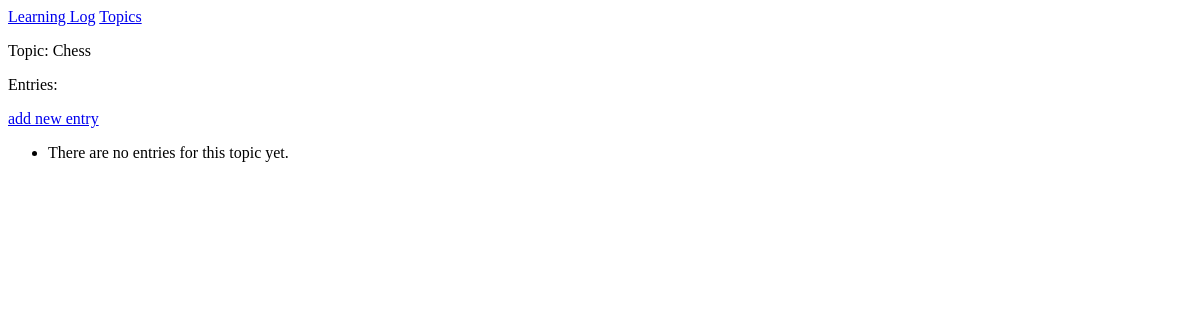
/learning_logs/topics/1/, run on an earlier commit of the app's database.
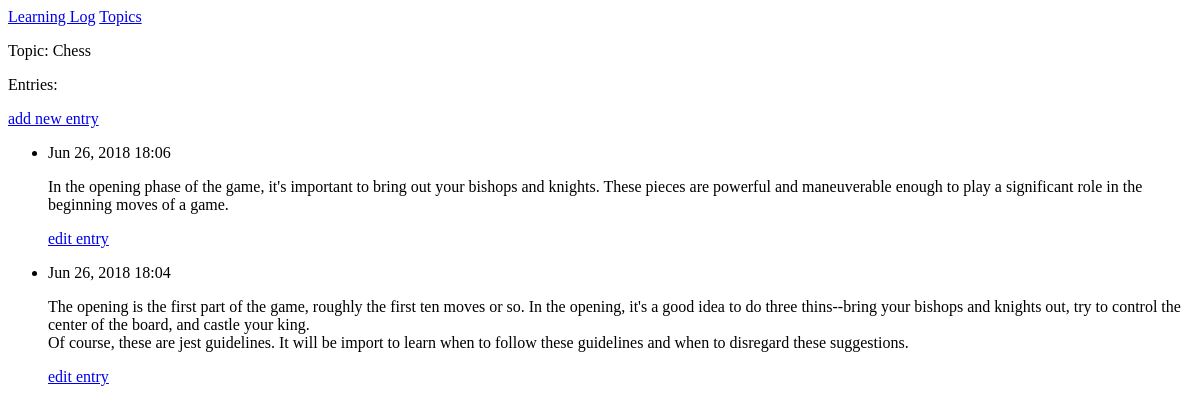
And on a later commit of the database.
### learning_logs/models.py (models this page shows, shortened)
class Topic(models.Model) :
  text = models.CharField(max_length = 200)
  date_added = models.DateTimeField(auto_now_add = True)
  def __str__(self) :
    return self.text

class Entry(models.Model) :
  topic = models.ForeignKey(Topic, on_delete = models.CASCADE)
  text = models.TextField()
  date_added = models.DateTimeField(auto_now_add = True)
  class Meta :
    verbose_name_plural = "entries"

### learning_logs/views.py (the view)
# urls.py: path('topics/<int:topic_id>/', views.topic, name = "topic"),
def topic(request, topic_id) :
  topic = Topic.objects.get(id = topic_id)
  entries = topic.entry_set.order_by('-date_added')
  context = {'topic': topic, 'entries': entries}
  return render(request, 'learning_logs/topic.html', context)

### learning_logs/templates/learning_logs/topic.html
{% extends 'learning_logs/base.html' %}
{% block content %}
<p> Topic: {{ topic }} </p>
<p> Entries: </p>
<p>
<a href = "{% url "learning_logs:new_entry" topic.id %}" >add new entry</a>
</p>
<ul>
  {% for entry in entries %}
  <li>
    <p> {{ entry.date_added|date:'M d, Y H:i' }}</p>
    <p> {{ entry.text|linebreaks }} </p>
    <p>
    <a href = "{% url 'learning_logs:edit_entry' entry.id %}">edit entry</a>
    </p>
  </li>
  {% empty %}
  <li>
    There are no entries for this topic yet.
  </li>
  {% endfor %}
</ul>
{% endblock content %}

### learning_logs/templates/learning_logs/base.html
<p>
  <a href="{% url 'learning_logs:index' %}" > Learning Log</a>
  <a href="{% url 'learning_logs:topics' %}" > Topics</a>
</p>
{% block content %}{% endblock content %}

What changed in the data, as far as the page shows it:
added Entry: date_added "Jun 26, 2018 18:06", text "In the opening phase of the game, it's important to bring out your bishops and knights. These pieces are powerful and maneuverable enough to play a significant role in the beginning moves of a game."
added Entry: date_added "Jun 26, 2018 18:04", text "The opening is the first part of the game, roughly the first ten moves or so. In the opening, it's a good idea to do three thins--bring your bishops and knights out, try to control the center of the board, and castle your king. Of course, these are jest guidelines. It will be import to learn when to follow these guidelines and when to disregard these suggestions."
Also different on the page:
text no longer shown: "There are no entries for this topic yet."
